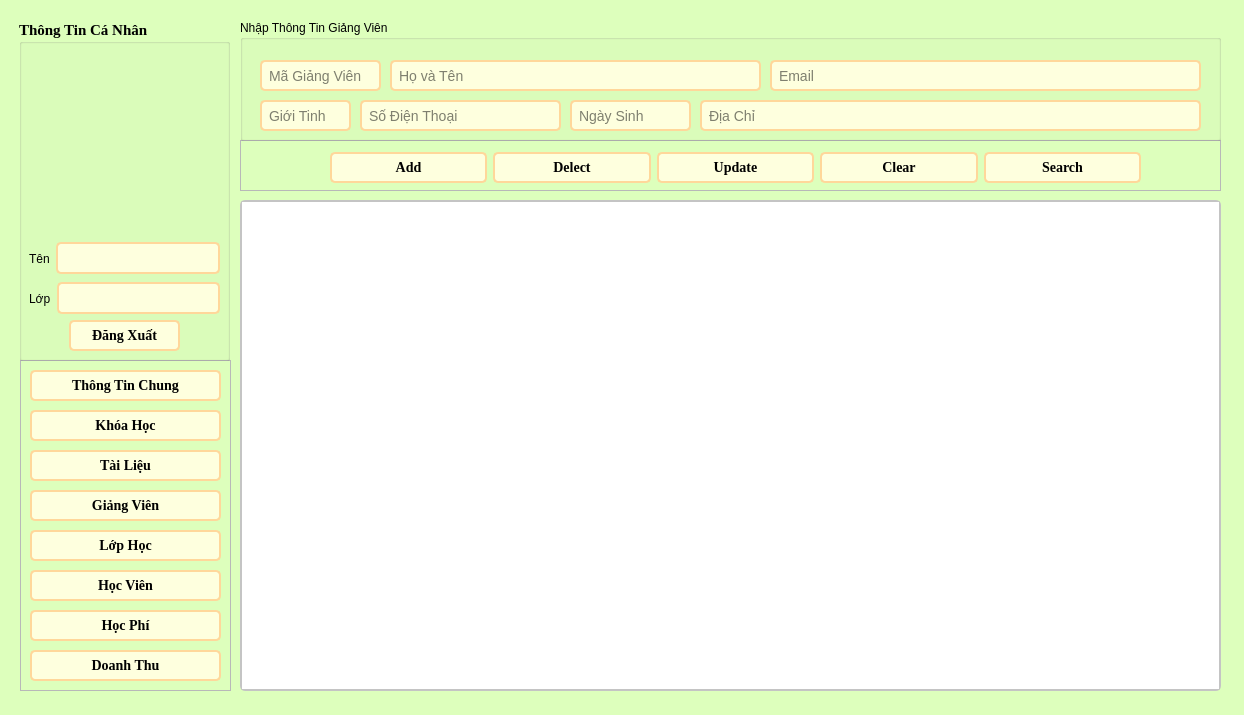
<?xml version="1.0" encoding="UTF-8"?>
<ui version="4.0">
 <class>Tailieu</class>
 <widget class="QWidget" name="Tailieu">
  <property name="geometry">
   <rect>
    <x>0</x>
    <y>0</y>
    <width>1244</width>
    <height>715</height>
   </rect>
  </property>
  <property name="windowTitle">
   <string>Test</string>
  </property>
  <property name="styleSheet">
   <string notr="true">*{
	font: 700 11pt &quot;Times New Roman&quot;;
}
QWidget#Tailieu {
    background-color: #DDFFBC
}

/* LineEdit Styles */
QLineEdit {
    border: 2px solid #FFD79A;
    border-radius: 5px;
    padding: 5px;
    background-color: #FEFFDE;
    font-size: 14px;
}

QLineEdit:focus {
    border: 2px solid #0078d7;
}

/* PushButton Styles */
QPushButton {
    border: 2px solid #FFD79A;
    border-radius: 5px;
    padding: 5px 15px;
    background-color: #FEFFDE;
    color: #000000;
    font-size: 14px;
}

QPushButton:hover {
    background-color: #FFD79A;
}

QPushButton:pressed {
    background-color: #004494;
}

/* TableWidget Styles */
QTableWidget {
    border: 2px solid #c4c4c4;
    border-radius: 5px;
    font-size: 14px;
}

QHeaderView::section {
    background-color: #FFFAC0;
    color: #9DE6E8;
    padding: 5px;
    border: 1px solid #c4c4c4;
}

QTableWidget::item {
    padding: 5px;
}

QTableWidget::item:selected {
    background-color: #FFD79A;
    color: #FFFAC0;
}

QTableWidget::item:hover {
    background-color: #FFD79A;
}

/* ScrollBar Styles */
QScrollBar:vertical {
    border: none;
    background: #f0f0f0;
    width: 12px;
    margin: 15px 0 15px 0;
}

QScrollBar::handle:vertical {
    background: #c4c4c4;
    min-height: 20px;
    border-radius: 5px;
}

QScrollBar::add-line:vertical,
QScrollBar::sub-line:vertical {
    height: 0;
}

QScrollBar::add-page:vertical,
QScrollBar::sub-page:vertical {
    background: none;
}
</string>
  </property>
  <widget class="QFrame" name="frame_btn">
   <property name="geometry">
    <rect>
     <x>20</x>
     <y>360</y>
     <width>211</width>
     <height>331</height>
    </rect>
   </property>
   <property name="styleSheet">
    <string notr="true"/>
   </property>
   <property name="frameShape">
    <enum>QFrame::StyledPanel</enum>
   </property>
   <property name="frameShadow">
    <enum>QFrame::Raised</enum>
   </property>
   <widget class="QPushButton" name="btn_thongtinchung_2">
    <property name="geometry">
     <rect>
      <x>10</x>
      <y>10</y>
      <width>191</width>
      <height>31</height>
     </rect>
    </property>
    <property name="font">
     <font>
      <family>Times New Roman</family>
      <pointsize>-1</pointsize>
      <italic>false</italic>
      <bold>true</bold>
      <underline>false</underline>
      <strikeout>false</strikeout>
     </font>
    </property>
    <property name="text">
     <string>Thông Tin Chung</string>
    </property>
   </widget>
   <widget class="QPushButton" name="btn_giangvien">
    <property name="geometry">
     <rect>
      <x>10</x>
      <y>130</y>
      <width>191</width>
      <height>31</height>
     </rect>
    </property>
    <property name="font">
     <font>
      <family>Times New Roman</family>
      <pointsize>-1</pointsize>
      <italic>false</italic>
      <bold>true</bold>
      <underline>false</underline>
      <strikeout>false</strikeout>
     </font>
    </property>
    <property name="text">
     <string>Giảng Viên</string>
    </property>
   </widget>
   <widget class="QPushButton" name="btn_tailieu">
    <property name="enabled">
     <bool>false</bool>
    </property>
    <property name="geometry">
     <rect>
      <x>10</x>
      <y>90</y>
      <width>191</width>
      <height>31</height>
     </rect>
    </property>
    <property name="font">
     <font>
      <family>Times New Roman</family>
      <pointsize>-1</pointsize>
      <italic>false</italic>
      <bold>true</bold>
      <underline>false</underline>
      <strikeout>false</strikeout>
     </font>
    </property>
    <property name="text">
     <string>Tài Liệu</string>
    </property>
   </widget>
   <widget class="QPushButton" name="btn_hocphi">
    <property name="geometry">
     <rect>
      <x>10</x>
      <y>250</y>
      <width>191</width>
      <height>31</height>
     </rect>
    </property>
    <property name="font">
     <font>
      <family>Times New Roman</family>
      <pointsize>-1</pointsize>
      <italic>false</italic>
      <bold>true</bold>
      <underline>false</underline>
      <strikeout>false</strikeout>
     </font>
    </property>
    <property name="text">
     <string>Học Phí</string>
    </property>
   </widget>
   <widget class="QPushButton" name="btn_lophoc">
    <property name="geometry">
     <rect>
      <x>10</x>
      <y>170</y>
      <width>191</width>
      <height>31</height>
     </rect>
    </property>
    <property name="font">
     <font>
      <family>Times New Roman</family>
      <pointsize>-1</pointsize>
      <italic>false</italic>
      <bold>true</bold>
      <underline>false</underline>
      <strikeout>false</strikeout>
     </font>
    </property>
    <property name="text">
     <string>Lớp Học</string>
    </property>
   </widget>
   <widget class="QPushButton" name="btn_doanhthu">
    <property name="geometry">
     <rect>
      <x>10</x>
      <y>290</y>
      <width>191</width>
      <height>31</height>
     </rect>
    </property>
    <property name="font">
     <font>
      <family>Times New Roman</family>
      <pointsize>-1</pointsize>
      <italic>false</italic>
      <bold>true</bold>
      <underline>false</underline>
      <strikeout>false</strikeout>
     </font>
    </property>
    <property name="text">
     <string>Doanh Thu</string>
    </property>
   </widget>
   <widget class="QPushButton" name="btn_hocvien">
    <property name="geometry">
     <rect>
      <x>10</x>
      <y>210</y>
      <width>191</width>
      <height>31</height>
     </rect>
    </property>
    <property name="font">
     <font>
      <family>Times New Roman</family>
      <pointsize>-1</pointsize>
      <italic>false</italic>
      <bold>true</bold>
      <underline>false</underline>
      <strikeout>false</strikeout>
     </font>
    </property>
    <property name="text">
     <string>Học Viên</string>
    </property>
   </widget>
   <widget class="QPushButton" name="btn_khoahoc">
    <property name="geometry">
     <rect>
      <x>10</x>
      <y>50</y>
      <width>191</width>
      <height>31</height>
     </rect>
    </property>
    <property name="font">
     <font>
      <family>Times New Roman</family>
      <pointsize>-1</pointsize>
      <italic>false</italic>
      <bold>true</bold>
      <underline>false</underline>
      <strikeout>false</strikeout>
     </font>
    </property>
    <property name="text">
     <string>Khóa Học</string>
    </property>
   </widget>
  </widget>
  <widget class="QGroupBox" name="groupBox">
   <property name="enabled">
    <bool>true</bool>
   </property>
   <property name="geometry">
    <rect>
     <x>19</x>
     <y>20</y>
     <width>211</width>
     <height>341</height>
    </rect>
   </property>
   <property name="font">
    <font>
     <family>Times New Roman</family>
     <pointsize>11</pointsize>
     <italic>false</italic>
     <bold>true</bold>
    </font>
   </property>
   <property name="title">
    <string>Thông Tin Cá Nhân</string>
   </property>
   <widget class="QPushButton" name="btn_dangxuat">
    <property name="geometry">
     <rect>
      <x>50</x>
      <y>300</y>
      <width>111</width>
      <height>31</height>
     </rect>
    </property>
    <property name="font">
     <font>
      <family>Times New Roman</family>
      <pointsize>-1</pointsize>
      <italic>false</italic>
      <bold>true</bold>
      <underline>false</underline>
      <strikeout>false</strikeout>
     </font>
    </property>
    <property name="styleSheet">
     <string notr="true"/>
    </property>
    <property name="text">
     <string>Đăng Xuất</string>
    </property>
   </widget>
   <widget class="QWidget" name="layoutWidget">
    <property name="geometry">
     <rect>
      <x>10</x>
      <y>220</y>
      <width>191</width>
      <height>37</height>
     </rect>
    </property>
    <layout class="QHBoxLayout" name="horizontalLayout">
     <item>
      <widget class="QLabel" name="label_3">
       <property name="text">
        <string>Tên</string>
       </property>
      </widget>
     </item>
     <item>
      <widget class="QLineEdit" name="Tentaikhoan">
       <property name="enabled">
        <bool>false</bool>
       </property>
      </widget>
     </item>
    </layout>
   </widget>
   <widget class="QWidget" name="layoutWidget">
    <property name="geometry">
     <rect>
      <x>10</x>
      <y>260</y>
      <width>191</width>
      <height>37</height>
     </rect>
    </property>
    <layout class="QHBoxLayout" name="horizontalLayout_2">
     <item>
      <widget class="QLabel" name="label_4">
       <property name="text">
        <string>Lớp</string>
       </property>
      </widget>
     </item>
     <item>
      <widget class="QLineEdit" name="lop">
       <property name="enabled">
        <bool>false</bool>
       </property>
      </widget>
     </item>
    </layout>
   </widget>
  </widget>
  <widget class="QFrame" name="frame_chucnang">
   <property name="geometry">
    <rect>
     <x>240</x>
     <y>140</y>
     <width>981</width>
     <height>51</height>
    </rect>
   </property>
   <property name="frameShape">
    <enum>QFrame::StyledPanel</enum>
   </property>
   <property name="frameShadow">
    <enum>QFrame::Raised</enum>
   </property>
   <widget class="QWidget" name="layoutWidget_2">
    <property name="geometry">
     <rect>
      <x>90</x>
      <y>10</y>
      <width>811</width>
      <height>35</height>
     </rect>
    </property>
    <layout class="QHBoxLayout" name="horizontalLayout_3">
     <item>
      <widget class="QPushButton" name="btn_them">
       <property name="font">
        <font>
         <family>Times New Roman</family>
         <pointsize>-1</pointsize>
         <italic>false</italic>
         <bold>true</bold>
        </font>
       </property>
       <property name="text">
        <string>Add</string>
       </property>
      </widget>
     </item>
     <item>
      <widget class="QPushButton" name="btn_xoa">
       <property name="font">
        <font>
         <family>Times New Roman</family>
         <pointsize>-1</pointsize>
         <italic>false</italic>
         <bold>true</bold>
        </font>
       </property>
       <property name="text">
        <string>Delect</string>
       </property>
      </widget>
     </item>
     <item>
      <widget class="QPushButton" name="btn_capnhat">
       <property name="font">
        <font>
         <family>Times New Roman</family>
         <pointsize>-1</pointsize>
         <italic>false</italic>
         <bold>true</bold>
        </font>
       </property>
       <property name="text">
        <string>Update</string>
       </property>
      </widget>
     </item>
     <item>
      <widget class="QPushButton" name="btn_xoathongtin">
       <property name="font">
        <font>
         <family>Times New Roman</family>
         <pointsize>-1</pointsize>
         <italic>false</italic>
         <bold>true</bold>
        </font>
       </property>
       <property name="text">
        <string>Clear</string>
       </property>
      </widget>
     </item>
     <item>
      <widget class="QPushButton" name="btn_tim">
       <property name="font">
        <font>
         <family>Times New Roman</family>
         <pointsize>-1</pointsize>
         <italic>false</italic>
         <bold>true</bold>
        </font>
       </property>
       <property name="text">
        <string>Search</string>
       </property>
      </widget>
     </item>
    </layout>
   </widget>
  </widget>
  <widget class="QTableWidget" name="result_table">
   <property name="geometry">
    <rect>
     <x>240</x>
     <y>200</y>
     <width>981</width>
     <height>491</height>
    </rect>
   </property>
  </widget>
  <widget class="QGroupBox" name="groupBox_2">
   <property name="geometry">
    <rect>
     <x>240</x>
     <y>20</y>
     <width>981</width>
     <height>121</height>
    </rect>
   </property>
   <property name="title">
    <string>Nhập Thông Tin Giảng Viên</string>
   </property>
   <widget class="QLineEdit" name="email">
    <property name="geometry">
     <rect>
      <x>530</x>
      <y>40</y>
      <width>431</width>
      <height>31</height>
     </rect>
    </property>
    <property name="placeholderText">
     <string>Email</string>
    </property>
   </widget>
   <widget class="QLineEdit" name="hovaten">
    <property name="geometry">
     <rect>
      <x>150</x>
      <y>40</y>
      <width>371</width>
      <height>31</height>
     </rect>
    </property>
    <property name="placeholderText">
     <string>Họ và Tên</string>
    </property>
   </widget>
   <widget class="QLineEdit" name="sex">
    <property name="geometry">
     <rect>
      <x>20</x>
      <y>80</y>
      <width>91</width>
      <height>31</height>
     </rect>
    </property>
    <property name="placeholderText">
     <string>Giới Tinh</string>
    </property>
   </widget>
   <widget class="QLineEdit" name="sodt">
    <property name="geometry">
     <rect>
      <x>120</x>
      <y>80</y>
      <width>201</width>
      <height>31</height>
     </rect>
    </property>
    <property name="placeholderText">
     <string>Số Điện Thoại</string>
    </property>
   </widget>
   <widget class="QLineEdit" name="ngaysinh">
    <property name="geometry">
     <rect>
      <x>330</x>
      <y>80</y>
      <width>121</width>
      <height>31</height>
     </rect>
    </property>
    <property name="placeholderText">
     <string>Ngày Sinh</string>
    </property>
   </widget>
   <widget class="QLineEdit" name="diachi">
    <property name="geometry">
     <rect>
      <x>460</x>
      <y>80</y>
      <width>501</width>
      <height>31</height>
     </rect>
    </property>
    <property name="placeholderText">
     <string>Địa Chỉ</string>
    </property>
   </widget>
   <widget class="QLineEdit" name="magiangvien">
    <property name="geometry">
     <rect>
      <x>20</x>
      <y>40</y>
      <width>121</width>
      <height>31</height>
     </rect>
    </property>
    <property name="placeholderText">
     <string>Mã Giảng Viên</string>
    </property>
   </widget>
  </widget>
 </widget>
 <resources/>
 <connections/>
</ui>
